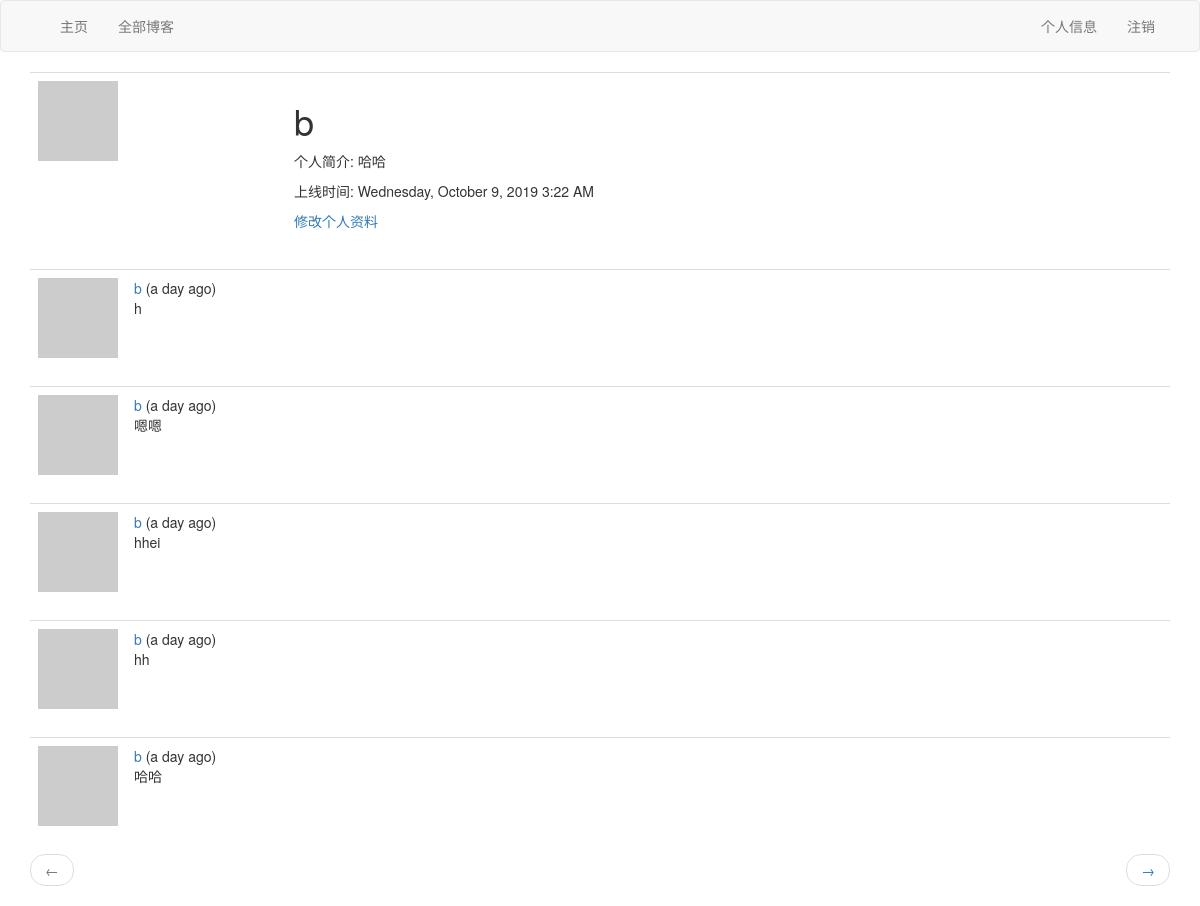
The page /user/b (signed in) on the database its author committed.
### app/models.py (models this page shows, shortened)
class User(UserMixin, db.Model):
    id = db.Column(db.Integer, primary_key=True)
    username = db.Column(db.String(64), index=True, unique=True)
    email = db.Column(db.String(120), index=True, unique=True)
    password_hash = db.Column(db.String(128))
    posts = db.relationship('Post', backref='author', lazy='dynamic')
    about_me = db.Column(db.String(140))
    last_seen = db.Column(db.DateTime, default=datetime.utcnow)
    followed = db.relationship(
        'User',
        secondary=followers,
        primaryjoin=(followers.c.follower_id == id),
        secondaryjoin=(followers.c.followed_id == id),
        backref=db.backref('followers', lazy='dynamic'),
        lazy='dynamic'
    )
    def avatar(self, size):
        digest = md5(self.email.lower().encode('utf-8')).hexdigest()
        return 'https://www.gravatar.com/avatar/{}?d=identicon&s={}'.format(
            digest, size)

class Post(db.Model):
    id = db.Column(db.Integer, primary_key=True)
    body = db.Column(db.String(140))
    timestamp = db.Column(db.DateTime, index=True, default=datetime.now)
    user_id = db.Column(db.Integer, db.ForeignKey('user.id'))

### app/main/routes.py (the view)
@main_blu.route('/user/<username>')
@login_required
def user(username):
    user = User.query.filter_by(username=username).first_or_404()
    page = request.args.get('page', 1, type=int)
    posts = user.posts.order_by(Post.timestamp.desc()).paginate(page, current_app.config['POSTS_PER_PAGE'], False)
    next_url = url_for('main.user', username=user.username, page=posts.next_num) if posts.has_next else None
    prev_url = url_for('main.user', username=user.username, page=posts.prev_num) if posts.has_prev else None
    return render_template('user.html', user=user, posts=posts.items, next_url=next_url, prev_url=prev_url)

### app/main/routes.py (called while the page is built)
@main_blu.before_app_request
def before_request():
    if current_user.is_authenticated:
        current_user.last_seen = datetime.utcnow()
        db.session.commit()

### app/models.py (called while the page is built)
@login.user_loader
def load_user(id):
    return User.query.get(int(id))

### app/templates/user.html
{% extends "base.html" %}
{% block app_content %}
    <table class="table table-hover">
        <tr>
            <td width="256px"><img src="{{ user.avatar(180) }}"></td>
            <td>
                <h1>{{ user.username }}</h1>
                {% if user.about_me %}
                    <p>个人简介:&nbsp{{ user.about_me }}</p>
                {% endif %}
                {% if user.last_seen %}
                    <p>上线时间:&nbsp{{ moment(user.last_seen).format('LLLL') }}</p>
                {% endif %}
                {% if user == current_user %}
                    <p>
                        <a href="{{ url_for('main.edit_profile') }}">修改个人资料</a>
                    </p>
                {% elif not current_user.is_following(user) %}
                    <p>
                        <a href="{{ url_for('main.follow', username=user.username) }}">关注</a>
                    </p>
                {% else %}
                    <p>
                        <a href="{{ url_for('main.unfollow', username=user.username) }}">取消关注</a>
                    </p>
                {% endif %}
            </td>
        </tr>
    </table>
    {% for post in posts %}
        {% include '_post.html' %}
    {% endfor%}
    <nav aria-label="...">
        <ul class="pager">
            <li class="previous{% if not prev_url %} disabled{% endif %}">
                <a href="{{ prev_url or '#' }}">
                    <span aria-hidden="true">&larr;</span>
                </a>
            </li>
            <li class="next{% if not next_url %} disabled{% endif %}">
                <a href="{{ next_url or '#' }}">
                    <span aria-hidden="true">&rarr;</span>
                </a>
            </li>
        </ul>
    </nav>
{% endblock%}

### app/templates/_post.html
<table class="table table-hover">
    <tr>
        <td width="70px">
            <a href="{{ url_for('main.user', username=post.author.username) }}">
                <img src="{{ post.author.avatar(45) }}" />
            </a>
        </td>
        <td>
            <a href="{{ url_for('main.user', username=post.author.username) }}">
                {{ post.author.username }}
            </a>
            ({{ moment(post.timestamp).fromNow() }})
            <br>
            {{ post.body }}
        </td>
    </tr>
</table>

### rows shown on the page
User: username "b", about_me "哈哈", last_seen "Wednesday, October 9, 2019 3:22 AM"
Post: author.username "b", timestamp "a day ago", body "h"
Post: author.username "b", timestamp "a day ago", body "嗯嗯"
Post: author.username "b", timestamp "a day ago", body "hhei"
Post: author.username "b", timestamp "a day ago", body "hh"
Post: author.username "b", timestamp "a day ago", body "哈哈"
